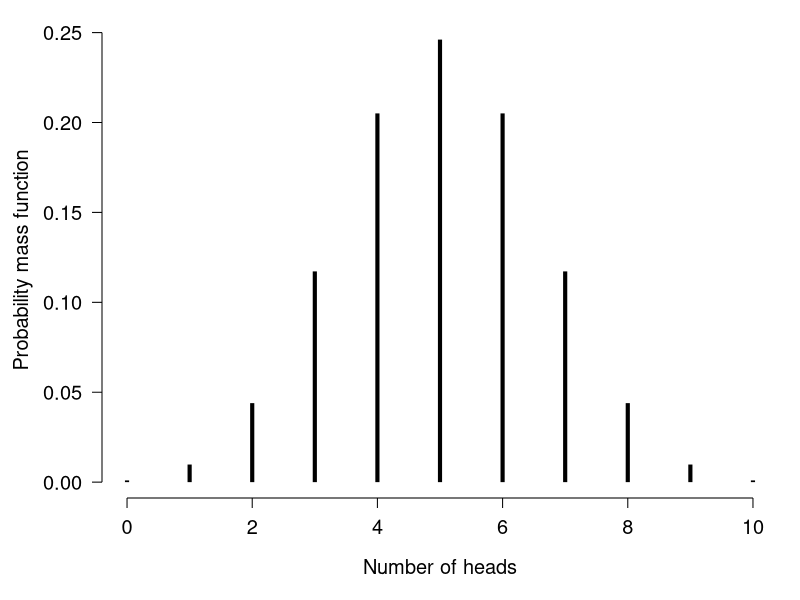
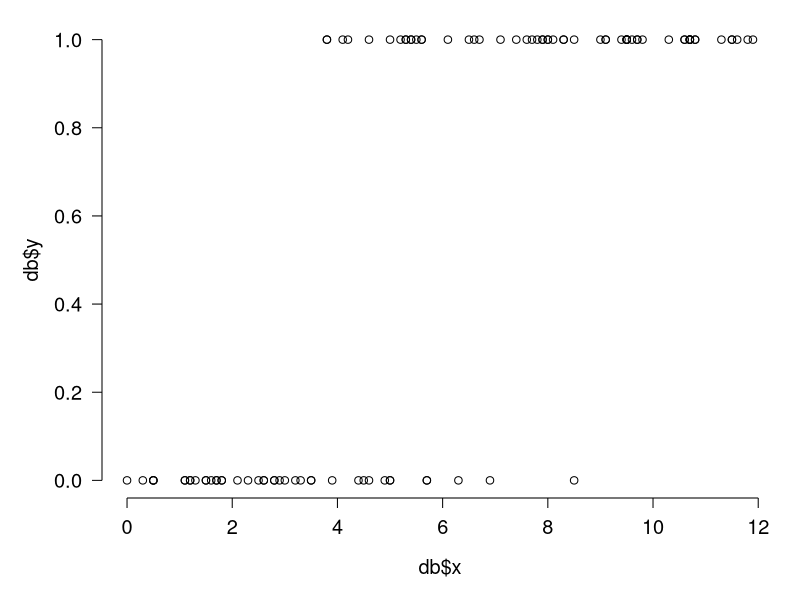
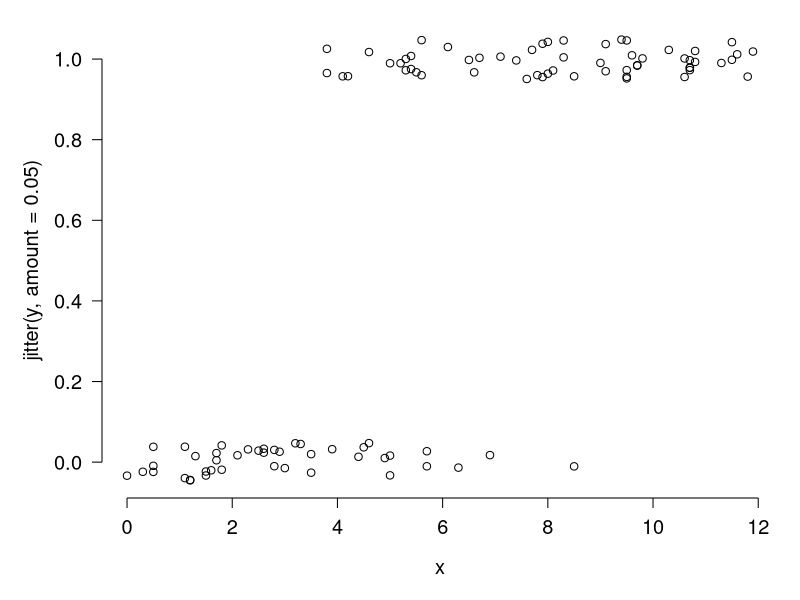
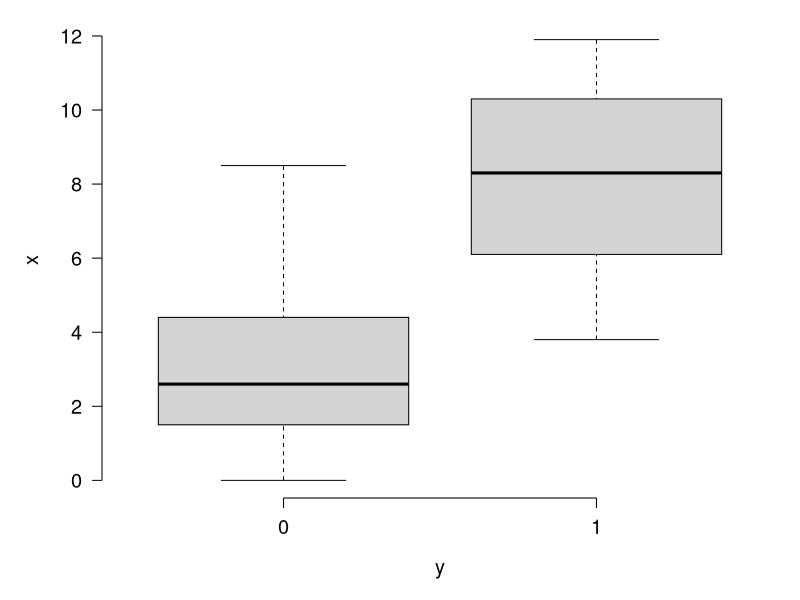
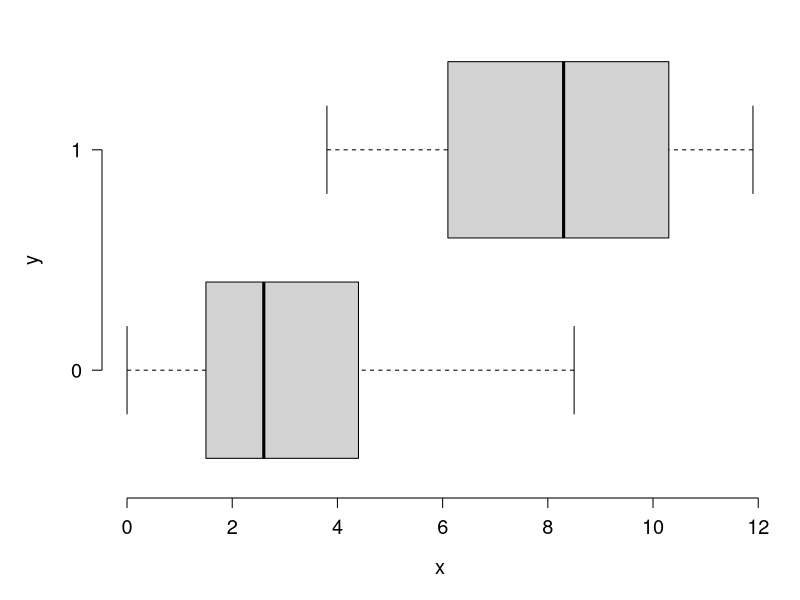
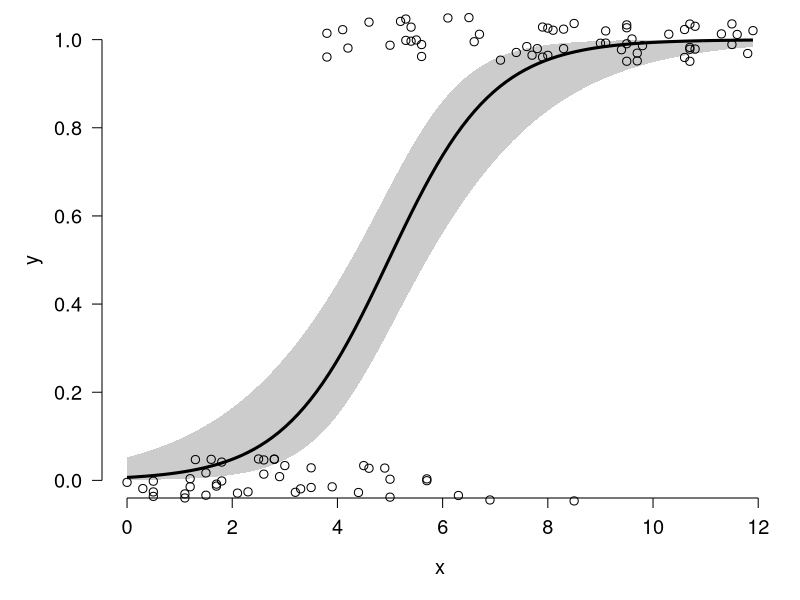
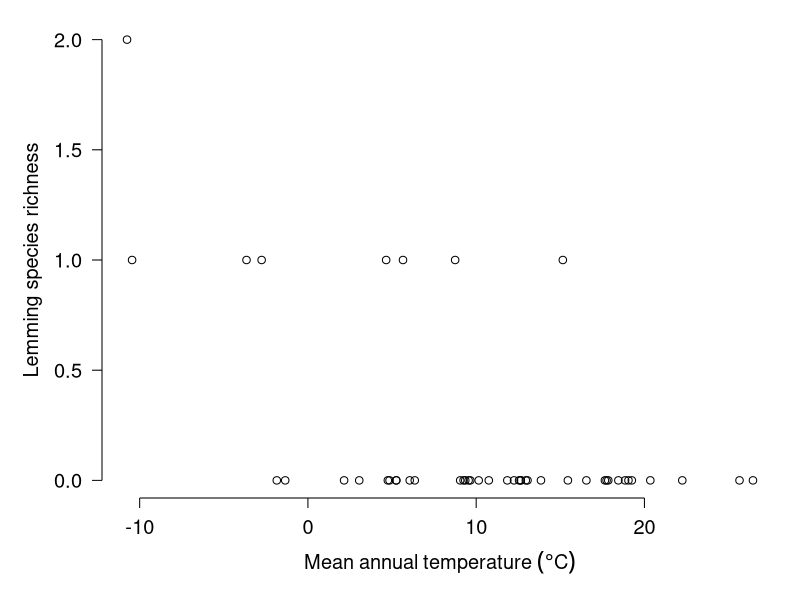
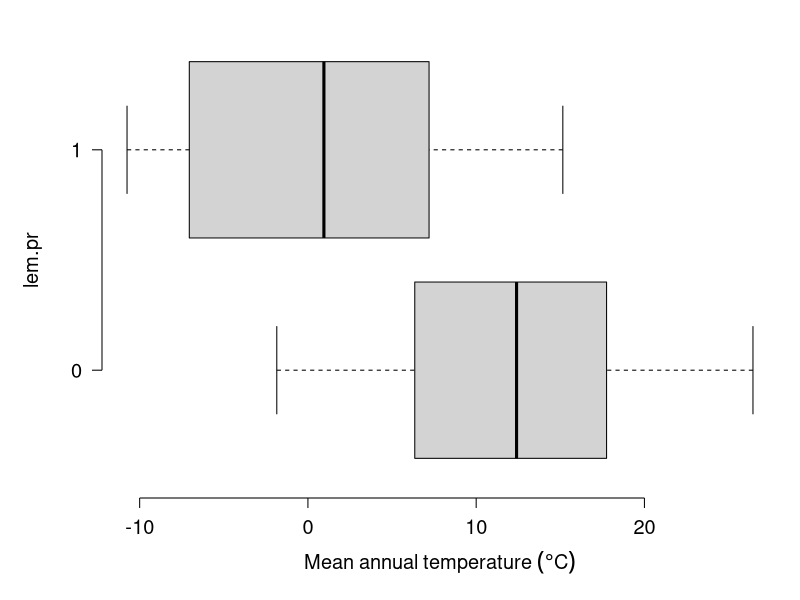

These figures' R source, in order:
## ---- chunk 1
#| fig.width: 8
#| fig.height: 6
#| echo: false
x <- 0:10
y <- dbinom(x, 10, 0.5)

par(mfrow=c(1,1), mar=c(5.1, 5.1, 1.1, 1.1),
    las=1, lend=1, cex.axis=1.2, cex.lab=1.2, 
    bty="n")
plot(x, y, type="h", lwd=4,
    xlab="Number of heads",
    ylab="")
title(ylab="Probability mass function", line=3.5)
## ---- chunk 2
set.seed(123)
n <- 100
x <- round(runif(n, 0, 12), 1)

# coefficients
beta0 <- -4
beta1 <- 0.8

# linear predictor
eta <- beta0 + beta1 * x

# logistic function (inverse link)
prob <- plogis(eta)

# draw y values (stochastic part)
y <- rbinom(n, 1, prob)

# assemble dataset
db <- data.frame(x=x, y=y)
## ---- chunk 3
#| fig.width: 8
#| fig.height: 6

par(mar=c(5.1, 5.1, 1.1, 1.1))
plot(db$x, db$y)
## ---- chunk 4
#| fig.width: 8
#| fig.height: 6

par(mar=c(5.1, 5.1, 1.1, 1.1))
plot(x, jitter(y, amount=0.05))
## ---- chunk 5
#| fig.width: 8
#| fig.height: 6

par(mar=c(5.1, 5.1, 1.1, 1.1))
boxplot(x~y)
## ---- chunk 6
#| fig.width: 8
#| fig.height: 6

par(mar=c(5.1, 5.1, 1.1, 1.1))
boxplot(x~y, horizontal=TRUE)
## ---- chunk 7
mod1 <- glm(y~x, data=db, family=binomial)
summary(mod1)
## ---- chunk 8
1-mod1$deviance/mod1$null.deviance
## ---- chunk 9
# values for prediction
use.n <- 100
px <- seq(min(db$x), max(db$x), length=use.n)

# calculate predictions and 95% CI (link scale)
pred <- predict(mod1, newdata=data.frame(x=px),
                type="link", se.fit=TRUE)
mn <- qnorm(0.5, pred$fit, pred$se.fit)
lo <- qnorm(0.025, pred$fit, pred$se.fit)
up <- qnorm(0.975, pred$fit, pred$se.fit)

# inverse link function to get probabilities
mn <- mod1$family$linkinv(mn)
lo <- mod1$family$linkinv(lo)
up <- mod1$family$linkinv(up)
## ---- chunk 10
#| fig.width: 8
#| fig.height: 6

par(mar=c(5.1, 5.1, 1.1, 1.1))
plot(db$x, db$y, type="n", xlab="x", ylab="y")
polygon(x=c(px, rev(px)), 
        y=c(lo, rev(up)), # REVerse either upper or lower
        border=NA, col="grey80")
points(px, mn, type="l", lwd=3)
points(db$x, jitter(db$y, amount=0.05),
       cex=1.1, xpd=NA)
## ---- chunk 11
#| include: false
dx <- read.csv("../datasets/dat-neon-site-rich-env.csv")
## ---- chunk 12
#| fig.width: 8
#| fig.height: 6

par(mar=c(5.1, 5.1, 1.1, 1.1))
plot(dx$mat, dx$lem, 
     xlab=expression(Mean~annual~temperature~(degree*C)),
     ylab="Lemming species richness")
## ---- chunk 13
table(dx$lem)
## ---- chunk 14
dx$lem.pr <- 1*(dx$lem > 0)
## ---- chunk 15
# save this expression for plots
mat.expr <- expression(Mean~annual~temperature~(degree*C))

boxplot(mat~lem.pr, data=dx, xlab=mat.expr, horizontal = TRUE)
## ---- chunk 16
mod2 <- glm(lem.pr~mat, data=dx, family=binomial)
summary(mod2)
## ---- chunk 17
1-mod2$deviance/mod2$null.deviance
## ---- chunk 18
pred.fun <- function(mod, cutoff){
    1* (predict(mod, type="response") >= cutoff)
}#function
## ---- chunk 19
pred.y <- pred.fun(mod2, 0.5)
ftable(pred.y~dx$lem.p)
## ---- chunk 20
# vector of cutoffs to test
cutoffs <- seq(0.01, 0.99, by=0.01)
ncutoffs <- length(cutoffs)

# data frame to hold results
sens.df <- data.frame(cutoff=cutoffs,
                      spec=NA,
                      sens=NA)

# function to tally true positives and negatives
# can't use ftable because there won't always be
# a 2 x 2 result
tally <- function(pr, oy){
    tp <- length(intersect(which(pr==1), which(oy==1)))
    fn <- length(intersect(which(pr==0), which(oy==1)))
    fp <- length(intersect(which(pr==1), which(oy==0)))
    tn <- length(intersect(which(pr==0), which(oy==0)))
    res <- c(tp=tp, fn=fn, fp=fp, tn=tn)
    return(res)
}

for(i in 1:ncutoffs){
    pred.y <- pred.fun(mod2, cutoffs[i])
    result <- tally(pred.y, dx$lem.pr)
    sens.df$sens[i] <- result["tp"]/(result["tp"]+result["fn"])
    sens.df$spec[i] <- result["tn"]/(result["tn"]+result["fp"])
}#i
## ---- chunk 21
#| fig.width: 8
#| fig.height: 6

sens.df$fpr <- 1 - sens.df$spec

par(mar=c(5.1, 5.1, 1.1, 1.1))
plot(sens.df$fpr, sens.df$sens,
     type="s",
     xlab="False positive rate",
     ylab="Sensitivity")
## ---- chunk 22
#| fig.width: 8
#| fig.height: 6


par(mar=c(5.1, 5.1, 1.1, 1.1))
plot(sens.df$fpr, sens.df$sens,
     type="s", lwd=3,
     xlab="False positive rate",
     ylab="Sensitivity")
segments(0, 0, 1, 1, lty=2, lwd=3, col="red")
## ---- chunk 23
#| fig.width: 8
#| fig.height: 6
#| echo: false

par(mar=c(5.1, 5.1, 1.1, 1.1),
    cex.lab=1.3, cex.axis=1.3)
plot(sens.df$fpr, sens.df$sens,
     type="n",
     xlab="False positive rate",
     ylab="Sensitivity")
segments(0, 0, 1, 1, lty=2, lwd=3, col="red")
segments(0, 0, 0, 1, lwd=3)
segments(0, 1, 1, 1, lwd=3)
legend("bottomright",
       legend=c("Coin flip", "Perfect model"),
       lwd=2, lty=c(2,1), col=c("red", "black"),
       bty="n", cex=1.4)
## ---- chunk 24
# Sort by increasing false positive rate
roc.df <- sens.df[order(sens.df$fpr, sens.df$sens), ]
roc.df <- roc.df[,c("fpr", "sens")]

# Add endpoints if missing
roc.df <- rbind(
  data.frame(fpr = 0, sens = 0),
  roc.df,
  data.frame(fpr = 1, sens = 1)
)

# Calculate trapezoid widths and average heights
widths <- diff(roc.df$fpr)
heights <- head(roc.df$sens, -1)

sum(widths * heights)
## ---- chunk 25
#| echo: false
par(mar=c(5.1, 5.1, 1.1, 1.1))
plot(sens.df$fpr, sens.df$sens,
     type="s", lwd=3,
     xlab="False positive rate",
     ylab="Sensitivity",
     xlim=c(0, 1))
rect(head(roc.df$fpr, -1), 0,
     tail(roc.df$fpr, -1), head(roc.df$sens, -1),
     col = "steelblue", lwd = 2)
segments(0, 0, 1, 1, lty=2, lwd=3, col="red")
points(sens.df$fpr, sens.df$sens,
     type="s", lwd=3)
## ---- chunk 26
#| output: false
#| message: false
library(pROC)
## ---- chunk 27
#| message: false


# generate predictions (probabilities)
p2 <- predict(mod2, type="response")
roc2 <- roc(dx$lem.pr ~ p2, plot = FALSE, print.auc = FALSE)
## ---- chunk 28
print(roc2)
## ---- chunk 29
#| fig.width: 8
#| fig.height: 6
plot(roc2)
## ---- chunk 30
#| fig.width: 8
#| fig.height: 6

# 1- to orient axis correct way:
xspec <- 1-roc2$specificities
ysens <- roc2$sensitivities
plot(xspec,ysens, type="l")
## ---- chunk 31
# vector of observed 1s and 0s
y.obs <- dx$lem.pr

# vector of predicted p(y=1)
y.pre <- predict(mod2, type="response")

# identify which observations are 1 and 0
# (i.e., positives and negatives)
y.pos <- which(y.obs==1)
y.neg <- which(y.obs==0)

# number of simulations
sims <- 1e5

# set random number seed for reproducibility
set.seed(42)

# pick predicted probabilities for lots of 
# pairs of postives and negatives
draw.pos <- y.pre[sample(y.pos, sims, replace=TRUE)]
draw.neg <- y.pre[sample(y.neg, sims, replace=TRUE)]

# check whether the positives have larger
# predictive probabilities than the negatives
# tied probabilities get "half credit"
check <- (draw.pos > draw.neg) +
    0.5 * (draw.pos == draw.neg)

# proportion of TRUEs should match
# AUC calculation above
mean(check)
## ---- chunk 32

# random number seed
set.seed(123)

# sample size
n <- 100

# x values
x <- runif(n, 0.001, 10)

# intercept and slope
beta0 <- 3
beta1 <- -0.75

# linear predictor
logit.eta <- beta0 + beta1*x

# inverse logit to convert to
# probability scale
eta <- round(plogis(logit.eta), 3)

# weights = sample sizes
# use same size for each observation for simplicity
wts <- rep(20, n)

# draw observed values
y <- rbinom(n, prob=eta, size=wts)/wts

# assemble to data frame
dr <- data.frame(x=x, y=y, w=wts)
## ---- chunk 33
#| fig.width: 8
#| fig.height: 6

par(mar=c(5,5,1,1))
plot(x,y, ylim=c(0, 1))
## ---- chunk 34
mod3 <- glm(y~x, data=dr,
            family=binomial, weights=dr$w)
summary(mod3)
## ---- chunk 35
exp(coef(mod3)[2])
## ---- chunk 36
#| include: false
dx <- read.csv("../datasets/dat-neon-site-rich-env.csv")
## ---- chunk 37
# proportion of species which are squirrels
dx$psci <- dx$sci / dx$tot
